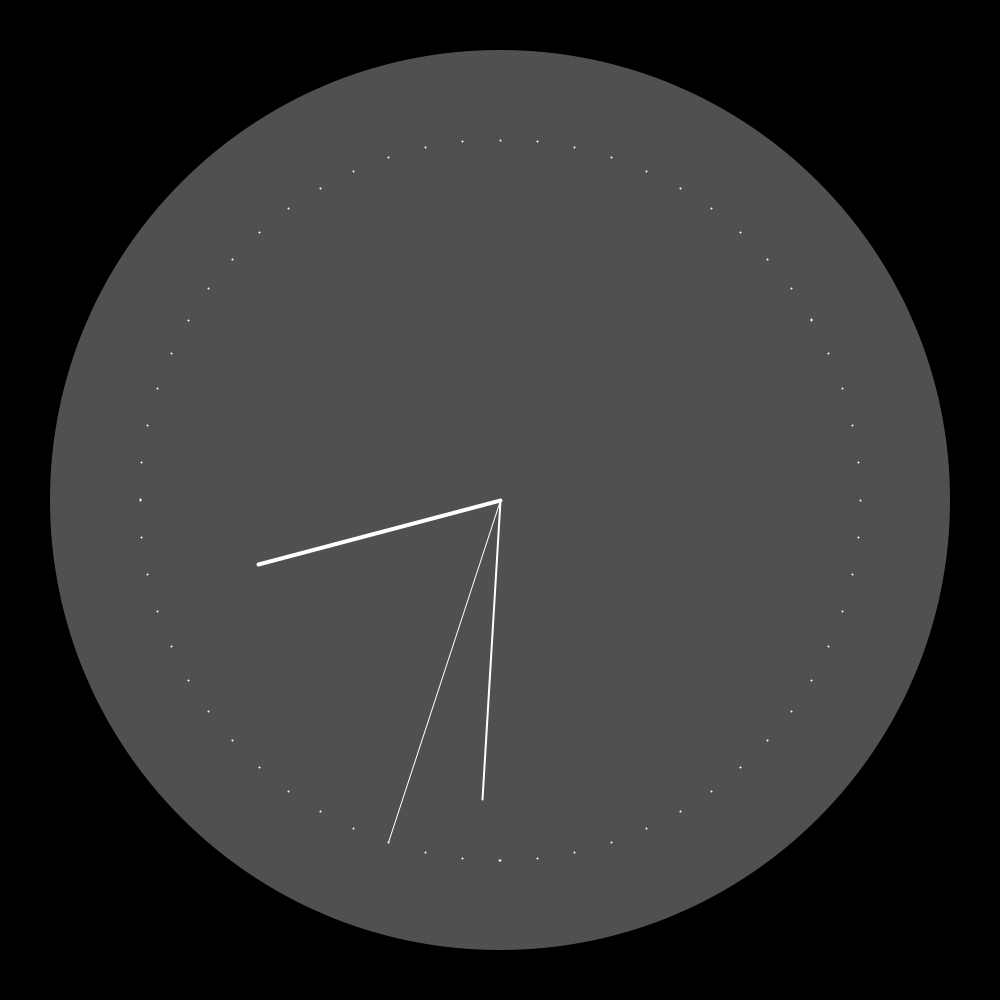
Frame 1 (no input)
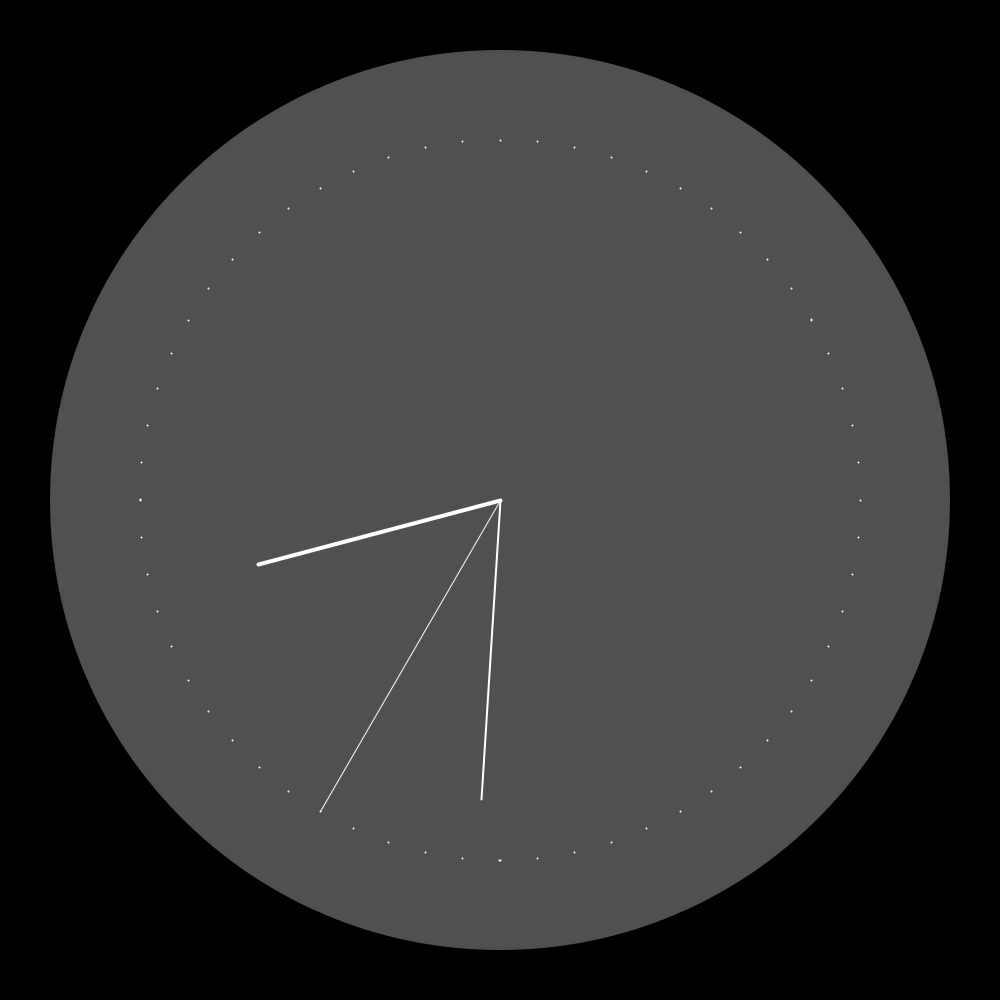
Frame 60 (the mouse pressed at the canvas centre just before this capture)
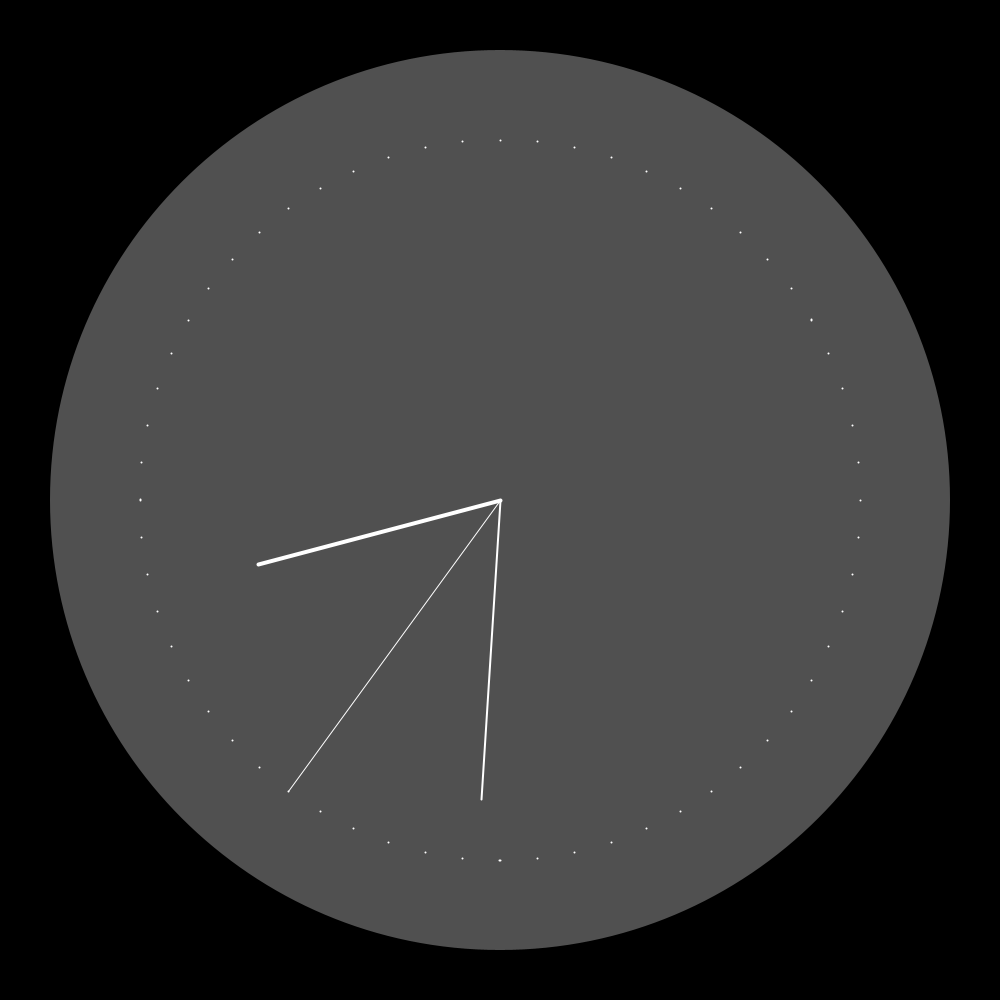
Frame 120 (the mouse held since frame 60 and released just before this capture)

The Processing sketch that drew these frames (run headless with seeded random() and noise(); from frame 60 on, the mouse is pressed at the canvas centre):

// Processing sketch: week7_clock
// ── week7_clock.pde
int cx, cy;
float secondsRadius;
float minutesRadius;
float hoursRadius;
float clockDiameter;

void setup() {
  size(1000, 1000);
  stroke(255);
  
  int radius = min(width, height) / 2;
  secondsRadius = radius * 0.72;
  minutesRadius = radius * 0.60;
  hoursRadius = radius * 0.50;
  clockDiameter = radius * 1.8;
  
  cx = width / 2;
  cy = height / 2;
}

void draw() {
  background(0);
  
  // Draw the clock background
  fill(80);
  noStroke();
  ellipse(cx, cy, clockDiameter, clockDiameter);
  
  // Angles for sin() and cos() start at 3 o'clock;
  // subtract HALF_PI to make them start at the top
  float s = map(second(), 0, 60, 0, TWO_PI) - HALF_PI;
  float m = map(minute() + norm(second(), 0, 60), 0, 60, 0, TWO_PI) - HALF_PI; 
  float h = map(hour() + norm(minute(), 0, 60), 0, 24, 0, TWO_PI * 2) - HALF_PI;
  
  // Draw the hands of the clock
  stroke(255);
  strokeWeight(1);
  line(cx, cy, cx + cos(s) * secondsRadius, cy + sin(s) * secondsRadius);
  strokeWeight(2);
  line(cx, cy, cx + cos(m) * minutesRadius, cy + sin(m) * minutesRadius);
  strokeWeight(4);
  line(cx, cy, cx + cos(h) * hoursRadius, cy + sin(h) * hoursRadius);
  
  // Draw the minute ticks
  strokeWeight(2);
  beginShape(POINTS);
  for (int a = 0; a < 360; a+=6) {
    float angle = radians(a);
    float x = cx + cos(angle) * secondsRadius;
    float y = cy + sin(angle) * secondsRadius;
    vertex(x, y);
  }
  endShape();
}
